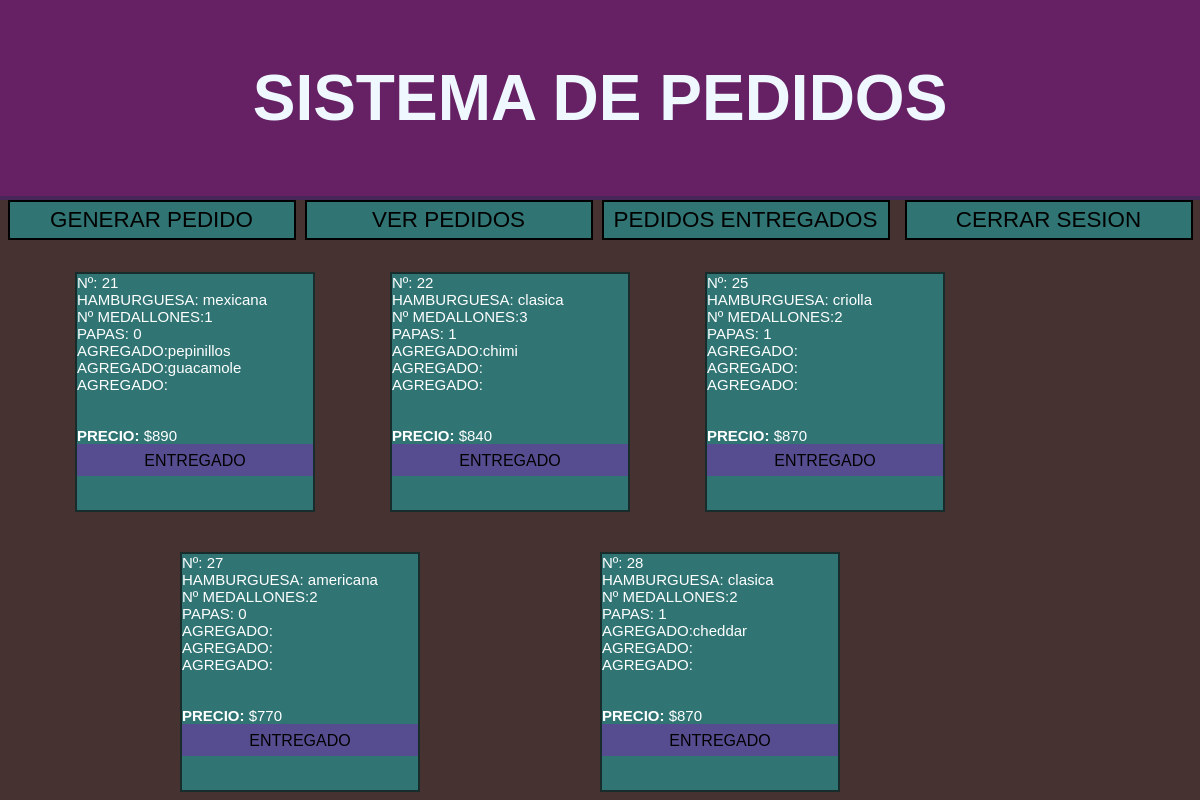
Before: /index.php?ruta=ver_pedidos (signed in) with the older database file.
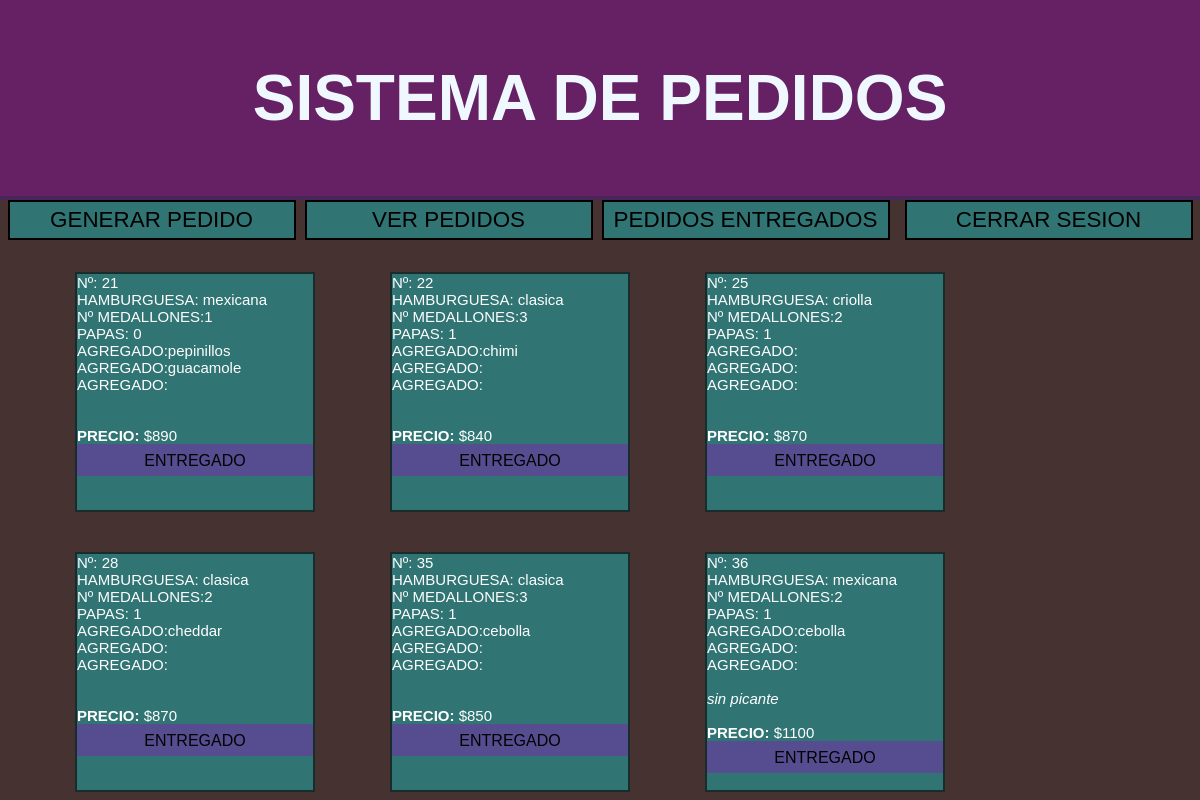
After: the same page with the newer database file.
### tables this page shows
CREATE TABLE `pedidos` (
  `id` int(3) NOT NULL,
  `hamburguesa` varchar(15) NOT NULL,
  `medallones` int(2) NOT NULL,
  `papas` tinyint(1) DEFAULT NULL,
  `agregado1` varchar(20) DEFAULT NULL,
  `agregado2` varchar(20) DEFAULT NULL,
  `agregado3` varchar(20) DEFAULT NULL,
  `comentarios` text DEFAULT NULL,
  `precio` int(5) NOT NULL,
  `entregado` varchar(15) NOT NULL
);

### controladores/plantilla.controlador.php (called while the page is built)
<?php
Class ControladorPlantilla{
    public function ctrGetPlantilla(){
        include "vistas/plantilla.php";
    }
}

### index.php (called while the page is built)
<?php
require_once "controladores/plantilla.controlador.php";
$plantilla = new ControladorPlantilla();
$plantilla -> ctrGetPlantilla();

### modelos/dbPedidos.php (called while the page is built, shortened)
<?php
class dbPedidos
{
    private $host = "localhost";
    private $user = "id18194560_erick";
    private $pass = "K5o&w~M>9_+!OQ19";
    private $db_name = "id18194560_erick_teper";
    private $conexion;
    private $error = false;
    function __construct()
    {
        $this->conexion = mysqli_connect($this->host, $this->user , $this->pass,
        $this->db_name);
    }
    public function mostrarPedidos(){
        if ($this->error==false){
            $consulta = mysqli_query($this->conexion, "SELECT * FROM pedidos WHERE entregado='procesando'");
            return $consulta;
        }else{
            return null;
        }
    }
}

### vistas/paginas/ver_pedidos.php (the view, shortened to what this page needs)
<?php
include('./modelos/dbPedidos.php');
if(isset($_SESSION['admin'])){
?>
<div class='lista_pedidos'>
<?php
$pedidos = new dbPedidos();
$consulta = $pedidos->mostrarPedidos();
while($mostrar= mysqli_fetch_assoc($consulta)){
?>
<div class="pedido_en_proceso">
    <div class='datos_cosulta'><p>Nº: <?php echo $mostrar['id']?></p></div>
    <div class='datos_cosulta'><p>HAMBURGUESA: <?php echo $mostrar['hamburguesa']?></p></div>
    <div class='datos_cosulta'><p>Nº MEDALLONES:<?php echo $mostrar['medallones']?></p></div>
    <div class='datos_cosulta'><p>PAPAS: <?php echo $mostrar['papas']?></p></div>
    <div class='datos_cosulta'><p>AGREGADO:<?php echo $mostrar['agregado1']?></p></div>
    <div class='datos_cosulta'><p>AGREGADO:<?php echo $mostrar['agregado2']?></p></div>
    <div class='datos_cosulta'><p>AGREGADO:<?php echo $mostrar['agregado3']?></p><br></div>
    <div class='datos_cosulta'><p><i><?php echo $mostrar['comentarios']?></i></p><br></div>
    <div class='datos_cosulta'><p><b>PRECIO:</b> $<?php echo $mostrar['precio']?></p></div>
    <a href="./controladores/marcar_entregado.php?id=<?php echo $mostrar['id']?>" id="boton"><p>ENTREGADO</p></a>
</div>
<?php }
}else{
    header("Location: index.php?");
}
 ?>
</div>

Changed rows visible on the page:
no longer on this page (row edited): pedidos: id "27", hamburguesa "americana", medallones "2", papas "0", precio "770"
added pedidos: id "35", hamburguesa "clasica", medallones "3", papas "1", agregado1 "cebolla", precio "850"
added pedidos: id "36", hamburguesa "mexicana", medallones "2", papas "1", agregado1 "cebolla", comentarios "sin picante", precio "1100"
